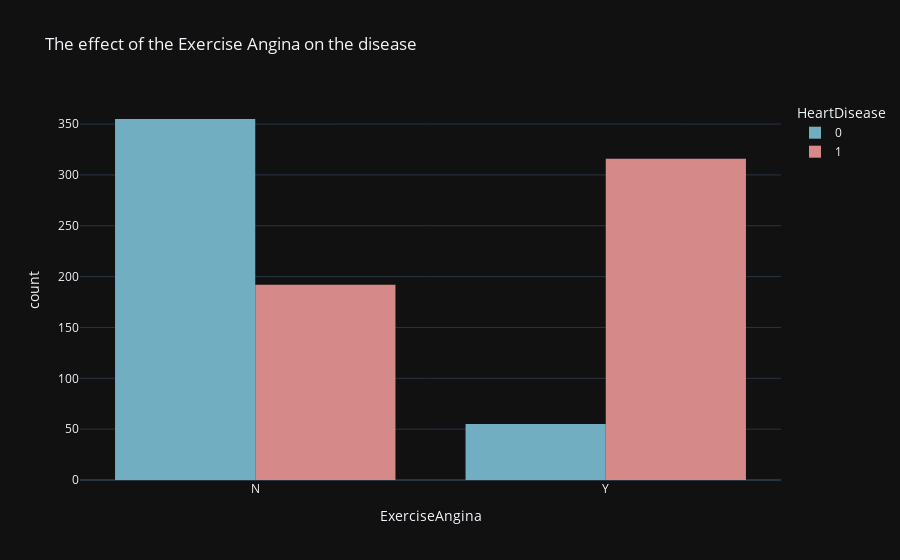

Notebook code cell kept with this figure:
### Code cell
px.histogram(df, x='ExerciseAngina', color='HeartDisease',template='plotly_dark',barmode='group',color_discrete_sequence=['#71AEC2 ','#D58989'],title='The effect of the Exercise Angina on the disease')

### Figure 1 — Plotly figure (JSON) as saved in the notebook; plotly's stock layout.template omitted (floating-point values rounded to 4 significant figures; data arrays with more than 128 entries replaced by an {"elided": "..."} marker saying what was removed)
{"data": [{"alignmentgroup": "True", "bingroup": "x", "hovertemplate": "HeartDisease=0<br>ExerciseAngina=%{x}<br>count=%{y}<extra></extra>", "legendgroup": "0", "marker": {"color": "#71AEC2 ", "pattern": {"shape": ""}}, "name": "0", "offsetgroup": "0", "orientation": "v", "showlegend": true, "type": "histogram", "x": {"elided": "410 str values"}, "xaxis": "x", "yaxis": "y"}, {"alignmentgroup": "True", "bingroup": "x", "hovertemplate": "HeartDisease=1<br>ExerciseAngina=%{x}<br>count=%{y}<extra></extra>", "legendgroup": "1", "marker": {"color": "#D58989", "pattern": {"shape": ""}}, "name": "1", "offsetgroup": "1", "orientation": "v", "showlegend": true, "type": "histogram", "x": {"elided": "508 str values"}, "xaxis": "x", "yaxis": "y"}], "layout": {"barmode": "group", "legend": {"title": {"text": "HeartDisease"}, "tracegroupgap": 0}, "title": {"text": "The effect of the Exercise Angina on the disease"}, "xaxis": {"anchor": "y", "domain": [0, 1], "title": {"text": "ExerciseAngina"}}, "yaxis": {"anchor": "x", "domain": [0, 1], "title": {"text": "count"}}}}
